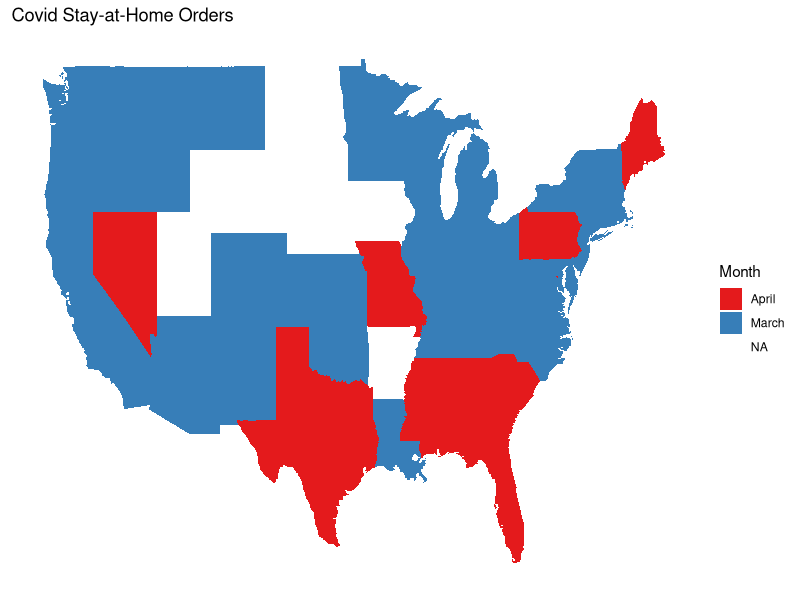
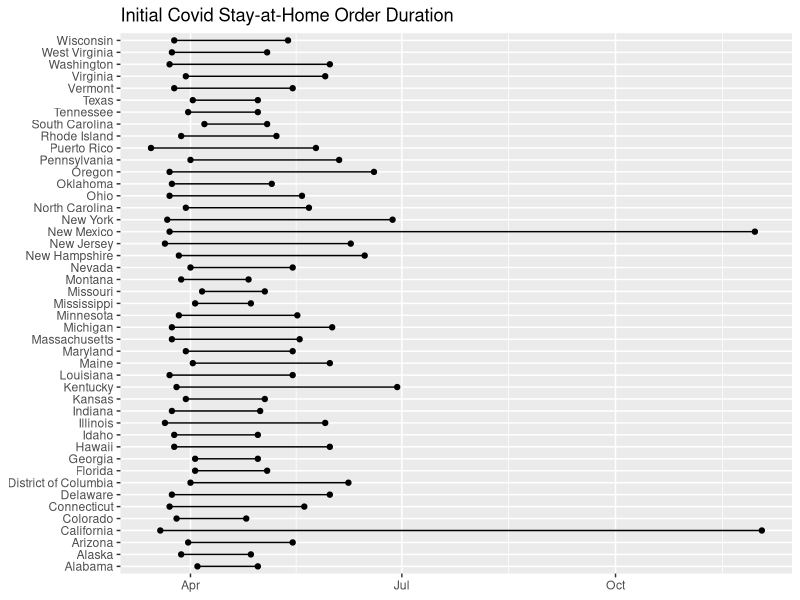
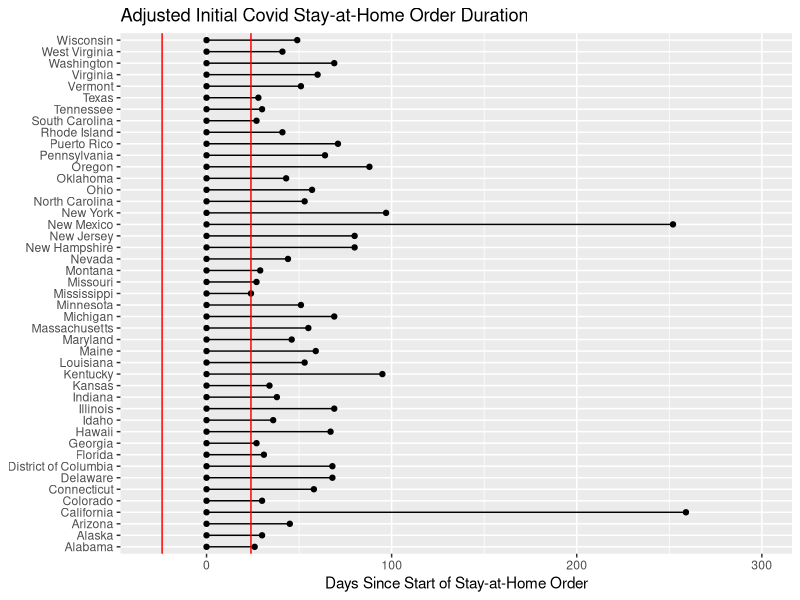

Write the R code that produced these figures, in order.
setwd("~/GitHub/CareyDataScience/econometrics/project")

library(tidyverse)
library(maps)
library(lubridate)


# Load lock down data 
state_orders <- read_csv("state_orders.csv")
state_orders = na.omit(state_orders)

# State location 
us_states <- map_data("state")

# Add lock down info to the us_states data frame
us_states$lockdown = state_orders$`Effective Date`[match(us_states$region, tolower(state_orders$State))]
us_states$Month = state_orders$Month[match(us_states$region, tolower(state_orders$State))]
us_states$Day = state_orders$Day[match(us_states$region, tolower(state_orders$State))]


# ---- US plot ---- 
p <- ggplot(
  data = us_states,
  mapping = aes(
    x = long,
    y = lat,
    fill = Month,
    group = group)
)+scale_fill_brewer(palette="Set1") 

p + geom_polygon()+
  theme(axis.title = element_blank(),
        panel.background = element_blank(),
        axis.text = element_blank(),
        axis.ticks = element_blank(),
  )+ 
  ggtitle( "Covid Stay-at-Home Orders")




#---- Lockdown duration ---- 
state_orders$Start = mdy(state_orders$Start)
state_orders$End = mdy(state_orders$End)

ggplot(data = state_orders, aes(x = State, ymin = Start, ymax = End ))+
  geom_linerange()+
  geom_point(data = state_orders, aes(x = State, y = Start) )+
  geom_point(data = state_orders, aes(x = State, y = End) )+
  coord_flip()+
  theme(axis.title = element_blank())+
  ggtitle( "Initial Covid Stay-at-Home Order Duration")

ggplot(data = state_orders, aes(x = State, ymin = 0, ymax = Duration ))+
  geom_linerange()+
  geom_point(data = state_orders, aes(x = State, y = 0))+
  geom_point(data = state_orders, aes(x = State, y = Duration) )+
  geom_abline(intercept = min(state_orders$Duration),slope = 0, color = "red")+
  geom_abline(intercept = -min(state_orders$Duration),slope = 0, color = "red")+
  ylim(-30, 300)+
  theme(axis.title.y = element_blank())+
  ylab("Days Since Start of Stay-at-Home Order")+
  #scale_y_continuous(expand=c(.5,-.5),)+
  coord_flip()+
  ggtitle( "Adjusted Initial Covid Stay-at-Home Order Duration")

























